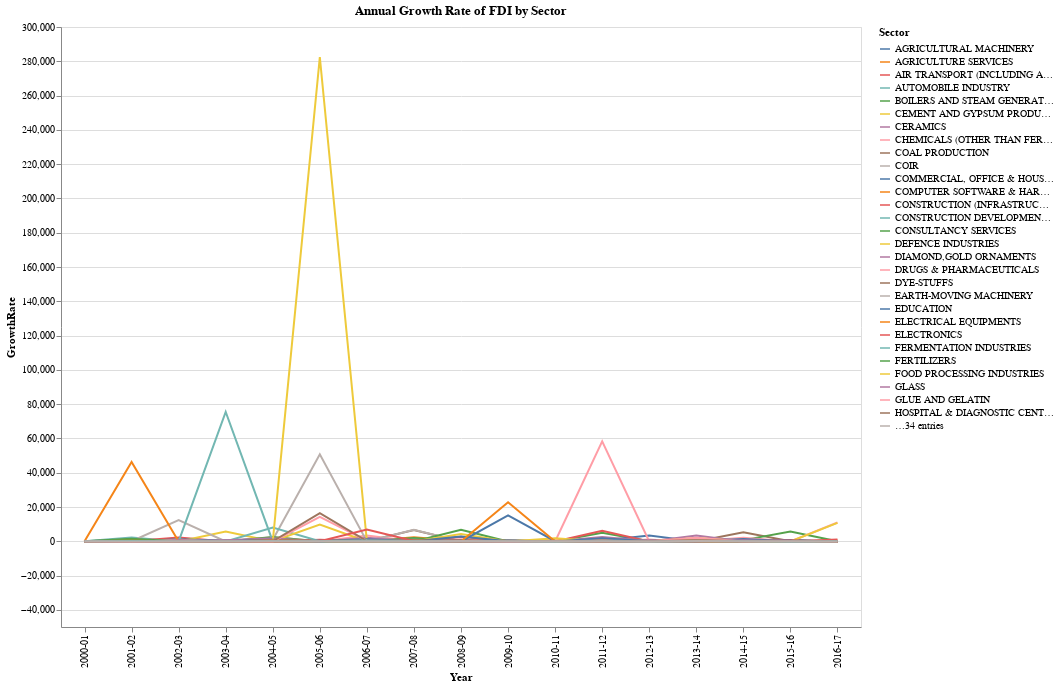

The code cell stored with this chart in its notebook:
### Markdown cell above
## **Annual growth rate by sector**

### Code cell
dataframe_long['GrowthRate'] = dataframe_long.groupby('Sector')['Value'].pct_change() * 100

dataframe_long['GrowthRate'].replace([np.inf, -np.inf], np.nan, inplace=True)

dataframe_long['GrowthRate'].fillna(0, inplace=True)

growth_chart = alt.Chart(dataframe_long).mark_line().encode(
    x='Year:O',
    y='GrowthRate:Q',
    color='Sector:N'
).properties(
    width=800,
    height=600,
    title='Annual Growth Rate of FDI by Sector'
)

growth_chart

### Figure 1 — Vega-Lite specification as saved in the notebook (floating-point values rounded to 4 significant figures; data arrays with more than 128 entries replaced by an {"elided": "..."} marker saying what was removed)
{"config": {"view": {"continuousWidth": 400, "continuousHeight": 300}}, "data": {"name": "data-34f0d2f5046ac294dc7c890ec15cbd0a"}, "mark": "line", "encoding": {"color": {"field": "Sector", "type": "nominal"}, "x": {"field": "Year", "type": "ordinal"}, "y": {"field": "GrowthRate", "type": "quantitative"}}, "height": 600, "title": "Annual Growth Rate of FDI by Sector", "width": 800, "$schema": "https://vega.github.io/schema/vega-lite/v4.17.0.json", "datasets": {"data-34f0d2f5046ac294dc7c890ec15cbd0a": {"elided": "1071 records"}}}
